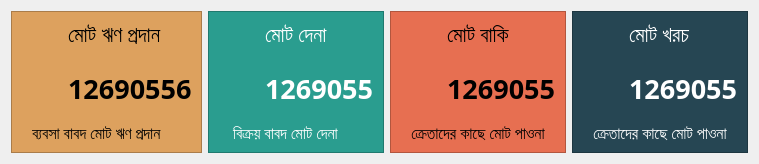
    <widget class="QWidget" name="homeContentBottom" native="true">
     <layout class="QHBoxLayout" name="horizontalLayout_4">
      <item>
       <widget class="QFrame" name="paidFrame">
        <property name="font">
         <font>
          <family>Arial</family>
         </font>
        </property>
        <property name="styleSheet">
         <string notr="true">background-color: #DDA15E;</string>
        </property>
        <property name="frameShape">
         <enum>QFrame::StyledPanel</enum>
        </property>
        <property name="frameShadow">
         <enum>QFrame::Raised</enum>
        </property>
        <layout class="QVBoxLayout" name="verticalLayout_15">
         <property name="leftMargin">
          <number>20</number>
         </property>
         <item>
          <layout class="QHBoxLayout" name="horizontalLayout_16">
           <item>
            <widget class="QLabel" name="earnIcon_6">
             <property name="minimumSize">
              <size>
               <width>30</width>
               <height>30</height>
              </size>
             </property>
             <property name="maximumSize">
              <size>
               <width>30</width>
               <height>30</height>
              </size>
             </property>
             <property name="text">
              <string/>
             </property>
             <property name="pixmap">
              <pixmap resource="../resource.qrc">:/icons/images/paid.png</pixmap>
             </property>
             <property name="scaledContents">
              <bool>true</bool>
             </property>
             <property name="alignment">
              <set>Qt::AlignRight|Qt::AlignTrailing|Qt::AlignVCenter</set>
             </property>
            </widget>
           </item>
           <item>
            <widget class="QLabel" name="earnLabel_6">
             <property name="maximumSize">
              <size>
               <width>16777215</width>
               <height>16777215</height>
              </size>
             </property>
             <property name="font">
              <font>
               <family>SutonnyMJ</family>
               <pointsize>16</pointsize>
               <weight>50</weight>
               <bold>false</bold>
              </font>
             </property>
             <property name="text">
              <string>মোট ঋণ প্রদান</string>
             </property>
             <property name="scaledContents">
              <bool>true</bool>
             </property>
             <property name="alignment">
              <set>Qt::AlignLeading|Qt::AlignLeft|Qt::AlignVCenter</set>
             </property>
            </widget>
           </item>
          </layout>
         </item>
         <item>
          <layout class="QHBoxLayout" name="horizontalLayout_3">
           <item>
            <widget class="QFrame" name="capitalAmountIcon_6">
             <property name="minimumSize">
              <size>
               <width>30</width>
               <height>30</height>
              </size>
             </property>
             <property name="maximumSize">
              <size>
               <width>30</width>
               <height>16777215</height>
              </size>
             </property>
             <layout class="QVBoxLayout" name="verticalLayout_7">
              <item>
               <widget class="QLabel" name="label_19">
                <property name="minimumSize">
                 <size>
                  <width>25</width>
                  <height>25</height>
                 </size>
                </property>
                <property name="maximumSize">
                 <size>
                  <width>25</width>
                  <height>25</height>
                 </size>
                </property>
                <property name="text">
                 <string/>
                </property>
                <property name="pixmap">
                 <pixmap resource="../resource.qrc">:/icons/images/taka.png</pixmap>
                </property>
                <property name="scaledContents">
                 <bool>true</bool>
                </property>
                <property name="alignment">
                 <set>Qt::AlignCenter</set>
                </property>
                <property name="wordWrap">
                 <bool>false</bool>
                </property>
               </widget>
              </item>
              <item>
               <widget class="QLabel" name="label_20">
                <property name="text">
                 <string/>
                </property>
               </widget>
              </item>
             </layout>
            </widget>
           </item>
           <item>
            <widget class="QLabel" name="paidLoanAmount">
             <property name="font">
              <font>
               <family>SutonnyMJ</family>
               <pointsize>20</pointsize>
               <weight>75</weight>
               <bold>true</bold>
              </font>
             </property>
             <property name="text">
              <string>12690556</string>
             </property>
             <property name="alignment">
              <set>Qt::AlignLeading|Qt::AlignLeft|Qt::AlignVCenter</set>
             </property>
            </widget>
           </item>
          </layout>
         </item>
         <item>
          <widget class="QLabel" name="label_18">
           <property name="font">
            <font>
             <family>SutonnyMJ</family>
             <pointsize>12</pointsize>
            </font>
           </property>
           <property name="text">
            <string>ব্যবসা বাবদ মোট ঋণ প্রদান</string>
           </property>
          </widget>
         </item>
        </layout>
       </widget>
      </item>
      <item>
       <widget class="QFrame" name="payableFrame">
        <property name="font">
         <font>
          <family>SutonnyMJ</family>
         </font>
        </property>
        <property name="styleSheet">
         <string notr="true">background-color: #2A9D8F;
color: rgb(255, 255, 255);</string>
        </property>
        <property name="frameShape">
         <enum>QFrame::StyledPanel</enum>
        </property>
        <property name="frameShadow">
         <enum>QFrame::Raised</enum>
        </property>
        <layout class="QVBoxLayout" name="verticalLayout_16">
         <property name="leftMargin">
          <number>20</number>
         </property>
         <item>
          <layout class="QHBoxLayout" name="horizontalLayout_18">
           <item>
            <widget class="QLabel" name="earnIcon_9">
             <property name="minimumSize">
              <size>
               <width>30</width>
               <height>30</height>
              </size>
             </property>
             <property name="maximumSize">
              <size>
               <width>30</width>
               <height>30</height>
              </size>
             </property>
             <property name="text">
              <string/>
             </property>
             <property name="pixmap">
              <pixmap resource="../resource.qrc">:/icons/images/payable.png</pixmap>
             </property>
             <property name="scaledContents">
              <bool>true</bool>
             </property>
             <property name="alignment">
              <set>Qt::AlignRight|Qt::AlignTrailing|Qt::AlignVCenter</set>
             </property>
            </widget>
           </item>
           <item>
            <widget class="QLabel" name="earnLabel_9">
             <property name="maximumSize">
              <size>
               <width>16777215</width>
               <height>16777215</height>
              </size>
             </property>
             <property name="font">
              <font>
               <family>SutonnyMJ</family>
               <pointsize>16</pointsize>
               <weight>50</weight>
               <bold>false</bold>
              </font>
             </property>
             <property name="text">
              <string>মোট দেনা</string>
             </property>
             <property name="scaledContents">
              <bool>true</bool>
             </property>
             <property name="alignment">
              <set>Qt::AlignLeading|Qt::AlignLeft|Qt::AlignVCenter</set>
             </property>
            </widget>
           </item>
          </layout>
         </item>
         <item>
          <layout class="QHBoxLayout" name="horizontalLayout_5">
           <item>
            <widget class="QFrame" name="capitalAmountIcon_8">
             <property name="minimumSize">
              <size>
               <width>30</width>
               <height>30</height>
              </size>
             </property>
             <property name="maximumSize">
              <size>
               <width>30</width>
               <height>16777215</height>
              </size>
             </property>
             <layout class="QVBoxLayout" name="verticalLayout_9">
              <item>
               <widget class="QLabel" name="label_25">
                <property name="minimumSize">
                 <size>
                  <width>25</width>
                  <height>25</height>
                 </size>
                </property>
                <property name="maximumSize">
                 <size>
                  <width>25</width>
                  <height>25</height>
                 </size>
                </property>
                <property name="text">
                 <string/>
                </property>
                <property name="pixmap">
                 <pixmap resource="../resource.qrc">:/icons/images/taka.png</pixmap>
                </property>
                <property name="scaledContents">
                 <bool>true</bool>
                </property>
                <property name="alignment">
                 <set>Qt::AlignCenter</set>
                </property>
                <property name="wordWrap">
                 <bool>false</bool>
                </property>
               </widget>
              </item>
              <item>
               <widget class="QLabel" name="label_26">
                <property name="text">
                 <string/>
                </property>
               </widget>
              </item>
             </layout>
            </widget>
           </item>
           <item>
            <widget class="QLabel" name="payableAmount">
             <property name="font">
              <font>
               <family>SutonnyMJ</family>
               <pointsize>20</pointsize>
               <weight>75</weight>
               <bold>true</bold>
              </font>
             </property>
             <property name="text">
              <string>1269055</string>
             </property>
             <property name="alignment">
              <set>Qt::AlignLeading|Qt::AlignLeft|Qt::AlignVCenter</set>
             </property>
            </widget>
           </item>
          </layout>
         </item>
         <item>
          <widget class="QLabel" name="label_24">
           <property name="font">
            <font>
             <family>SutonnyMJ</family>
             <pointsize>12</pointsize>
            </font>
           </property>
           <property name="text">
            <string> বিক্রয় বাবদ মোট দেনা</string>
           </property>
          </widget>
         </item>
        </layout>
       </widget>
      </item>
      <item>
       <widget class="QFrame" name="receivableFrame">
        <property name="font">
         <font>
          <family>SutonnyMJ</family>
         </font>
        </property>
        <property name="styleSheet">
         <string notr="true">background-color: #E76F51;</string>
        </property>
        <property name="frameShape">
         <enum>QFrame::StyledPanel</enum>
        </property>
        <property name="frameShadow">
         <enum>QFrame::Raised</enum>
        </property>
        <layout class="QVBoxLayout" name="verticalLayout_17">
         <property name="leftMargin">
          <number>20</number>
         </property>
         <item>
          <layout class="QHBoxLayout" name="horizontalLayout_19">
           <item>
            <widget class="QLabel" name="earnIcon_10">
             <property name="minimumSize">
              <size>
               <width>30</width>
               <height>30</height>
              </size>
             </property>
             <property name="maximumSize">
              <size>
               <width>30</width>
               <height>30</height>
              </size>
             </property>
             <property name="text">
              <string/>
             </property>
             <property name="pixmap">
              <pixmap resource="../resource.qrc">:/icons/images/receivable.png</pixmap>
             </property>
             <property name="scaledContents">
              <bool>true</bool>
             </property>
             <property name="alignment">
              <set>Qt::AlignRight|Qt::AlignTrailing|Qt::AlignVCenter</set>
             </property>
            </widget>
           </item>
           <item>
            <widget class="QLabel" name="earnLabel_10">
             <property name="maximumSize">
              <size>
               <width>16777215</width>
               <height>16777215</height>
              </size>
             </property>
             <property name="font">
              <font>
               <family>SutonnyMJ</family>
               <pointsize>16</pointsize>
               <weight>50</weight>
               <bold>false</bold>
              </font>
             </property>
             <property name="text">
              <string>মোট বাকি</string>
             </property>
             <property name="scaledContents">
              <bool>true</bool>
             </property>
             <property name="alignment">
              <set>Qt::AlignLeading|Qt::AlignLeft|Qt::AlignVCenter</set>
             </property>
            </widget>
           </item>
          </layout>
         </item>
         <item>
          <layout class="QHBoxLayout" name="horizontalLayout_6">
           <item>
            <widget class="QFrame" name="capitalAmountIcon_9">
             <property name="minimumSize">
              <size>
               <width>30</width>
               <height>30</height>
              </size>
             </property>
             <property name="maximumSize">
              <size>
               <width>30</width>
               <height>16777215</height>
              </size>
             </property>
             <layout class="QVBoxLayout" name="verticalLayout_10">
              <item>
               <widget class="QLabel" name="label_28">
                <property name="minimumSize">
                 <size>
                  <width>25</width>
                  <height>25</height>
                 </size>
                </property>
                <property name="maximumSize">
                 <size>
                  <width>25</width>
                  <height>25</height>
                 </size>
                </property>
                <property name="text">
                 <string/>
                </property>
                <property name="pixmap">
                 <pixmap resource="../resource.qrc">:/icons/images/taka.png</pixmap>
                </property>
                <property name="scaledContents">
                 <bool>true</bool>
                </property>
                <property name="alignment">
                 <set>Qt::AlignCenter</set>
                </property>
                <property name="wordWrap">
                 <bool>false</bool>
                </property>
               </widget>
              </item>
              <item>
               <widget class="QLabel" name="label_29">
                <property name="text">
                 <string/>
                </property>
               </widget>
              </item>
             </layout>
            </widget>
           </item>
           <item>
            <widget class="QLabel" name="receivableAmount">
             <property name="font">
              <font>
               <family>SutonnyMJ</family>
               <pointsize>20</pointsize>
               <weight>75</weight>
               <bold>true</bold>
              </font>
             </property>
             <property name="text">
              <string>1269055</string>
             </property>
             <property name="alignment">
              <set>Qt::AlignLeading|Qt::AlignLeft|Qt::AlignVCenter</set>
             </property>
            </widget>
           </item>
          </layout>
         </item>
         <item>
          <widget class="QLabel" name="label_27">
           <property name="font">
            <font>
             <family>SutonnyMJ</family>
             <pointsize>12</pointsize>
            </font>
           </property>
           <property name="text">
            <string>ক্রেতাদের কাছে মোট পাওনা</string>
           </property>
          </widget>
         </item>
        </layout>
       </widget>
      </item>
      <item>
       <widget class="QFrame" name="costFrame">
        <property name="font">
         <font>
          <family>SutonnyMJ</family>
         </font>
        </property>
        <property name="styleSheet">
         <string notr="true">background-color: #264653;
color: rgb(255, 255, 255);</string>
        </property>
        <property name="frameShape">
         <enum>QFrame::StyledPanel</enum>
        </property>
        <property name="frameShadow">
         <enum>QFrame::Raised</enum>
        </property>
        <layout class="QVBoxLayout" name="verticalLayout_20">
         <property name="leftMargin">
          <number>20</number>
         </property>
         <item>
          <layout class="QHBoxLayout" name="horizontalLayout_22">
           <item>
            <widget class="QLabel" name="earnIcon_11">
             <property name="minimumSize">
              <size>
               <width>30</width>
               <height>30</height>
              </size>
             </property>
             <property name="maximumSize">
              <size>
               <width>30</width>
               <height>30</height>
              </size>
             </property>
             <property name="text">
              <string/>
             </property>
             <property name="pixmap">
              <pixmap resource="../resource.qrc">:/icons/images/cost.png</pixmap>
             </property>
             <property name="scaledContents">
              <bool>true</bool>
             </property>
             <property name="alignment">
              <set>Qt::AlignRight|Qt::AlignTrailing|Qt::AlignVCenter</set>
             </property>
            </widget>
           </item>
           <item>
            <widget class="QLabel" name="earnLabel_11">
             <property name="maximumSize">
              <size>
               <width>16777215</width>
               <height>16777215</height>
              </size>
             </property>
             <property name="font">
              <font>
               <family>SutonnyMJ</family>
               <pointsize>16</pointsize>
               <weight>50</weight>
               <bold>false</bold>
              </font>
             </property>
             <property name="text">
              <string>মোট খরচ</string>
             </property>
             <property name="scaledContents">
              <bool>true</bool>
             </property>
             <property name="alignment">
              <set>Qt::AlignLeading|Qt::AlignLeft|Qt::AlignVCenter</set>
             </property>
            </widget>
           </item>
          </layout>
         </item>
         <item>
          <layout class="QHBoxLayout" name="horizontalLayout_8">
           <item>
            <widget class="QFrame" name="capitalAmountIcon_10">
             <property name="minimumSize">
              <size>
               <width>30</width>
               <height>30</height>
              </size>
             </property>
             <property name="maximumSize">
              <size>
               <width>30</width>
               <height>16777215</height>
              </size>
             </property>
             <layout class="QVBoxLayout" name="verticalLayout_21">
              <item>
               <widget class="QLabel" name="label_30">
                <property name="minimumSize">
                 <size>
                  <width>25</width>
                  <height>25</height>
                 </size>
                </property>
                <property name="maximumSize">
                 <size>
                  <width>25</width>
                  <height>25</height>
                 </size>
                </property>
                <property name="text">
                 <string/>
                </property>
                <property name="pixmap">
                 <pixmap resource="../resource.qrc">:/icons/images/taka.png</pixmap>
                </property>
                <property name="scaledContents">
                 <bool>true</bool>
                </property>
                <property name="alignment">
                 <set>Qt::AlignCenter</set>
                </property>
                <property name="wordWrap">
                 <bool>false</bool>
                </property>
               </widget>
              </item>
              <item>
               <widget class="QLabel" name="label_31">
                <property name="text">
                 <string/>
                </property>
               </widget>
              </item>
             </layout>
            </widget>
           </item>
           <item>
            <widget class="QLabel" name="costAmount">
             <property name="font">
              <font>
               <family>SutonnyMJ</family>
               <pointsize>20</pointsize>
               <weight>75</weight>
               <bold>true</bold>
              </font>
             </property>
             <property name="text">
              <string>1269055</string>
             </property>
             <property name="alignment">
              <set>Qt::AlignLeading|Qt::AlignLeft|Qt::AlignVCenter</set>
             </property>
            </widget>
           </item>
          </layout>
         </item>
         <item>
          <widget class="QLabel" name="label_32">
           <property name="font">
            <font>
             <family>SutonnyMJ</family>
             <pointsize>12</pointsize>
            </font>
           </property>
           <property name="text">
            <string>ক্রেতাদের কাছে মোট পাওনা</string>
           </property>
          </widget>
         </item>
        </layout>
       </widget>
      </item>
     </layout>
    </widget>
